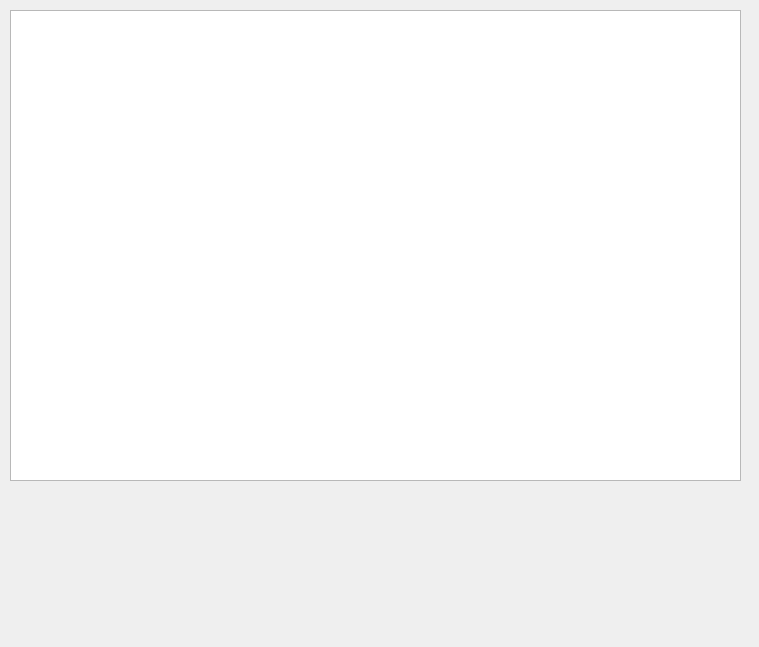
<?xml version="1.0" encoding="UTF-8"?>
<ui version="4.0">
 <class>Form</class>
 <widget class="QWidget" name="Form">
  <property name="geometry">
   <rect>
    <x>0</x>
    <y>0</y>
    <width>759</width>
    <height>647</height>
   </rect>
  </property>
  <property name="windowTitle">
   <string>Form</string>
  </property>
  <widget class="PlotWidget" name="PlotArea">
   <property name="geometry">
    <rect>
     <x>10</x>
     <y>10</y>
     <width>731</width>
     <height>471</height>
    </rect>
   </property>
  </widget>
 </widget>
 <customwidgets>
  <customwidget>
   <class>PlotWidget</class>
   <extends>QGraphicsView</extends>
   <header>pyqtgraph</header>
  </customwidget>
 </customwidgets>
 <resources/>
 <connections/>
</ui>
